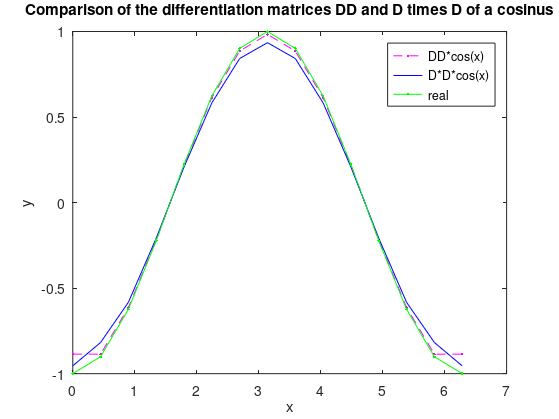

Recreate this plot in MATLAB.
%{
# What we do 
In this program, we compare the second derivative computed by
multiplication twice by the first derivative matrix or once by the second
derivative matrix. We use the program [diffmat.m](../diffmat.m)  for the differentiation
matrix.Please check it if you want to see the presentation of the differentiation matrix

%}

clear all; clf

% parameters
L=2*pi; % domain length
N=15; % number of points

% the grid
x=linspace(0,L,N)';
h=x(2)-x(1); % the grid size

% first derivative
D=zeros(N,N);
D(1,1:3)=[-3/2, 2, -1/2]/h;
for ind=2:N-1
    D(ind,ind-1:ind+1)=[-1/2, 0, 1/2]/h;
end
D(end,end-2:end)=[1/2, -2, 3/2]/h;

% second derivative
DD=zeros(N,N);
DD(1,1:3)=[1, -2, 1]/h^2;
for ind=2:N-1
    DD(ind,ind-1:ind+1)=[1, -2, 1]/h^2;
end
DD(end,end-2:end)=[1, -2, 1]/h^2;


%{

Now that the differentiation matrices are built and stored in D and DD.In
the program below we compute the second derivative of cos(x) for the
comparaison.

%}

% test of the derivatives
f=cos(x); %initial function
fpp=-sin(x)'; %second derivative

plot(x,DD*cos(x),'m.--',x,D*D*cos(x),'b',x,-cos(x),'g.-');
legend('DD*cos(x)','D*D*cos(x)','real')
xlabel('x');ylabel('y');
title('Comparison of the differentiation matrices DD and D times D of a cosinus');
set(gcf,'paperpositionmode','auto');
print('-djpeg','compare.jpg'); % save the figure


%{

# test of the computation

And here is the figure that is produced by the code:

![Comparison of the differentiation matrices DD and D times D  of a cosinus](/sandbox/easystab/stab2014/compare1.png)



%}